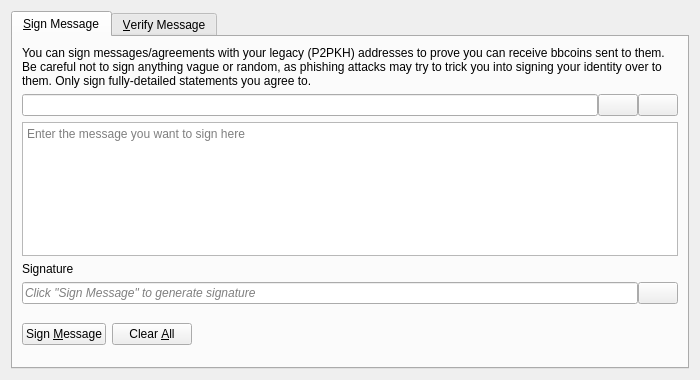
<?xml version="1.0" encoding="UTF-8"?>
<ui version="4.0">
 <class>SignVerifyMessageDialog</class>
 <widget class="QDialog" name="SignVerifyMessageDialog">
  <property name="geometry">
   <rect>
    <x>0</x>
    <y>0</y>
    <width>700</width>
    <height>380</height>
   </rect>
  </property>
  <property name="windowTitle">
   <string>Signatures - Sign / Verify a Message</string>
  </property>
  <property name="modal">
   <bool>true</bool>
  </property>
  <layout class="QVBoxLayout" name="verticalLayout">
   <item>
    <widget class="QTabWidget" name="tabWidget">
     <property name="currentIndex">
      <number>0</number>
     </property>
     <widget class="QWidget" name="tabSignMessage">
      <attribute name="title">
       <string>&amp;Sign Message</string>
      </attribute>
      <layout class="QVBoxLayout" name="verticalLayout_SM">
       <item>
        <widget class="QLabel" name="infoLabel_SM">
         <property name="text">
          <string>You can sign messages/agreements with your legacy (P2PKH) addresses to prove you can receive bbcoins sent to them. Be careful not to sign anything vague or random, as phishing attacks may try to trick you into signing your identity over to them. Only sign fully-detailed statements you agree to.</string>
         </property>
         <property name="textFormat">
          <enum>Qt::PlainText</enum>
         </property>
         <property name="wordWrap">
          <bool>true</bool>
         </property>
        </widget>
       </item>
       <item>
        <layout class="QHBoxLayout" name="horizontalLayout_1_SM">
         <property name="spacing">
          <number>0</number>
         </property>
         <item>
          <widget class="QValidatedLineEdit" name="addressIn_SM">
           <property name="toolTip">
            <string>The Bitcoin address to sign the message with</string>
           </property>
          </widget>
         </item>
         <item>
          <widget class="QPushButton" name="addressBookButton_SM">
           <property name="toolTip">
            <string>Choose previously used address</string>
           </property>
           <property name="text">
            <string/>
           </property>
           <property name="icon">
            <iconset resource="../bbcoin.qrc">
             <normaloff>:/icons/address-book</normaloff>:/icons/address-book</iconset>
           </property>
           <property name="shortcut">
            <string>Alt+A</string>
           </property>
           <property name="autoDefault">
            <bool>false</bool>
           </property>
          </widget>
         </item>
         <item>
          <widget class="QPushButton" name="pasteButton_SM">
           <property name="toolTip">
            <string>Paste address from clipboard</string>
           </property>
           <property name="text">
            <string/>
           </property>
           <property name="icon">
            <iconset resource="../bbcoin.qrc">
             <normaloff>:/icons/editpaste</normaloff>:/icons/editpaste</iconset>
           </property>
           <property name="shortcut">
            <string>Alt+P</string>
           </property>
           <property name="autoDefault">
            <bool>false</bool>
           </property>
          </widget>
         </item>
        </layout>
       </item>
       <item>
        <widget class="QPlainTextEdit" name="messageIn_SM">
         <property name="toolTip">
          <string>Enter the message you want to sign here</string>
         </property>
         <property name="placeholderText">
          <string>Enter the message you want to sign here</string>
         </property>
        </widget>
       </item>
       <item>
        <widget class="QLabel" name="signatureLabel_SM">
         <property name="text">
          <string>Signature</string>
         </property>
         <property name="textFormat">
          <enum>Qt::PlainText</enum>
         </property>
        </widget>
       </item>
       <item>
        <layout class="QHBoxLayout" name="horizontalLayout_2_SM">
         <property name="spacing">
          <number>0</number>
         </property>
         <item>
          <widget class="QLineEdit" name="signatureOut_SM">
           <property name="placeholderText">
            <string>Click "Sign Message" to generate signature</string>
           </property>
           <property name="font">
            <font>
             <italic>true</italic>
            </font>
           </property>
           <property name="readOnly">
            <bool>true</bool>
           </property>
          </widget>
         </item>
         <item>
          <widget class="QPushButton" name="copySignatureButton_SM">
           <property name="toolTip">
            <string>Copy the current signature to the system clipboard</string>
           </property>
           <property name="text">
            <string/>
           </property>
           <property name="icon">
            <iconset resource="../bbcoin.qrc">
             <normaloff>:/icons/editcopy</normaloff>:/icons/editcopy</iconset>
           </property>
           <property name="autoDefault">
            <bool>false</bool>
           </property>
          </widget>
         </item>
        </layout>
       </item>
       <item>
        <layout class="QHBoxLayout" name="horizontalLayout_3_SM">
         <item>
          <widget class="QPushButton" name="signMessageButton_SM">
           <property name="toolTip">
            <string>Sign the message to prove you own this Bitcoin address</string>
           </property>
           <property name="text">
            <string>Sign &amp;Message</string>
           </property>
           <property name="icon">
            <iconset resource="../bbcoin.qrc">
             <normaloff>:/icons/edit</normaloff>:/icons/edit</iconset>
           </property>
           <property name="autoDefault">
            <bool>false</bool>
           </property>
          </widget>
         </item>
         <item>
          <widget class="QPushButton" name="clearButton_SM">
           <property name="toolTip">
            <string>Reset all sign message fields</string>
           </property>
           <property name="text">
            <string>Clear &amp;All</string>
           </property>
           <property name="icon">
            <iconset resource="../bbcoin.qrc">
             <normaloff>:/icons/remove</normaloff>:/icons/remove</iconset>
           </property>
           <property name="autoDefault">
            <bool>false</bool>
           </property>
          </widget>
         </item>
         <item>
          <spacer name="horizontalSpacer_1_SM">
           <property name="orientation">
            <enum>Qt::Horizontal</enum>
           </property>
           <property name="sizeHint" stdset="0">
            <size>
             <width>40</width>
             <height>48</height>
            </size>
           </property>
          </spacer>
         </item>
         <item>
          <widget class="QLabel" name="statusLabel_SM">
           <property name="font">
            <font>
             <weight>75</weight>
             <bold>true</bold>
            </font>
           </property>
           <property name="text">
            <string/>
           </property>
           <property name="wordWrap">
            <bool>true</bool>
           </property>
          </widget>
         </item>
         <item>
          <spacer name="horizontalSpacer_2_SM">
           <property name="orientation">
            <enum>Qt::Horizontal</enum>
           </property>
           <property name="sizeHint" stdset="0">
            <size>
             <width>40</width>
             <height>48</height>
            </size>
           </property>
          </spacer>
         </item>
        </layout>
       </item>
      </layout>
     </widget>
     <widget class="QWidget" name="tabVerifyMessage">
      <attribute name="title">
       <string>&amp;Verify Message</string>
      </attribute>
      <layout class="QVBoxLayout" name="verticalLayout_VM">
       <item>
        <widget class="QLabel" name="infoLabel_VM">
         <property name="text">
          <string>Enter the receiver's address, message (ensure you copy line breaks, spaces, tabs, etc. exactly) and signature below to verify the message. Be careful not to read more into the signature than what is in the signed message itself, to avoid being tricked by a man-in-the-middle attack. Note that this only proves the signing party receives with the address, it cannot prove sendership of any transaction!</string>
         </property>
         <property name="textFormat">
          <enum>Qt::PlainText</enum>
         </property>
         <property name="alignment">
          <set>Qt::AlignLeading|Qt::AlignLeft|Qt::AlignTop</set>
         </property>
         <property name="wordWrap">
          <bool>true</bool>
         </property>
        </widget>
       </item>
       <item>
        <layout class="QHBoxLayout" name="horizontalLayout_1_VM">
         <property name="spacing">
          <number>0</number>
         </property>
         <item>
          <widget class="QValidatedLineEdit" name="addressIn_VM">
           <property name="toolTip">
            <string>The Bitcoin address the message was signed with</string>
           </property>
          </widget>
         </item>
         <item>
          <widget class="QPushButton" name="addressBookButton_VM">
           <property name="toolTip">
            <string>Choose previously used address</string>
           </property>
           <property name="text">
            <string/>
           </property>
           <property name="icon">
            <iconset resource="../bbcoin.qrc">
             <normaloff>:/icons/address-book</normaloff>:/icons/address-book</iconset>
           </property>
           <property name="shortcut">
            <string>Alt+A</string>
           </property>
           <property name="autoDefault">
            <bool>false</bool>
           </property>
          </widget>
         </item>
        </layout>
       </item>
       <item>
        <widget class="QPlainTextEdit" name="messageIn_VM">
          <property name="toolTip">
            <string>The signed message to verify</string>
          </property>
          <property name="placeholderText">
            <string>The signed message to verify</string>
          </property>
        </widget>
       </item>
       <item>
        <widget class="QValidatedLineEdit" name="signatureIn_VM">
          <property name="toolTip">
            <string>The signature given when the message was signed</string>
          </property>
          <property name="placeholderText">
            <string>The signature given when the message was signed</string>
          </property>
        </widget>
       </item>
       <item>
        <layout class="QHBoxLayout" name="horizontalLayout_2_VM">
         <item>
          <widget class="QPushButton" name="verifyMessageButton_VM">
           <property name="toolTip">
            <string>Verify the message to ensure it was signed with the specified Bitcoin address</string>
           </property>
           <property name="text">
            <string>Verify &amp;Message</string>
           </property>
           <property name="icon">
            <iconset resource="../bbcoin.qrc">
             <normaloff>:/icons/transaction_0</normaloff>:/icons/transaction_0</iconset>
           </property>
           <property name="autoDefault">
            <bool>false</bool>
           </property>
          </widget>
         </item>
         <item>
          <widget class="QPushButton" name="clearButton_VM">
           <property name="toolTip">
            <string>Reset all verify message fields</string>
           </property>
           <property name="text">
            <string>Clear &amp;All</string>
           </property>
           <property name="icon">
            <iconset resource="../bbcoin.qrc">
             <normaloff>:/icons/remove</normaloff>:/icons/remove</iconset>
           </property>
           <property name="autoDefault">
            <bool>false</bool>
           </property>
          </widget>
         </item>
         <item>
          <spacer name="horizontalSpacer_1_VM">
           <property name="orientation">
            <enum>Qt::Horizontal</enum>
           </property>
           <property name="sizeHint" stdset="0">
            <size>
             <width>40</width>
             <height>48</height>
            </size>
           </property>
          </spacer>
         </item>
         <item>
          <widget class="QLabel" name="statusLabel_VM">
           <property name="font">
            <font>
             <weight>75</weight>
             <bold>true</bold>
            </font>
           </property>
           <property name="text">
            <string/>
           </property>
           <property name="wordWrap">
            <bool>true</bool>
           </property>
          </widget>
         </item>
         <item>
          <spacer name="horizontalSpacer_2_VM">
           <property name="orientation">
            <enum>Qt::Horizontal</enum>
           </property>
           <property name="sizeHint" stdset="0">
            <size>
             <width>40</width>
             <height>48</height>
            </size>
           </property>
          </spacer>
         </item>
        </layout>
       </item>
      </layout>
     </widget>
    </widget>
   </item>
  </layout>
 </widget>
 <customwidgets>
  <customwidget>
   <class>QValidatedLineEdit</class>
   <extends>QLineEdit</extends>
   <header>qt/qvalidatedlineedit.h</header>
  </customwidget>
 </customwidgets>
 <resources>
  <include location="../bbcoin.qrc"/>
 </resources>
 <connections/>
</ui>
